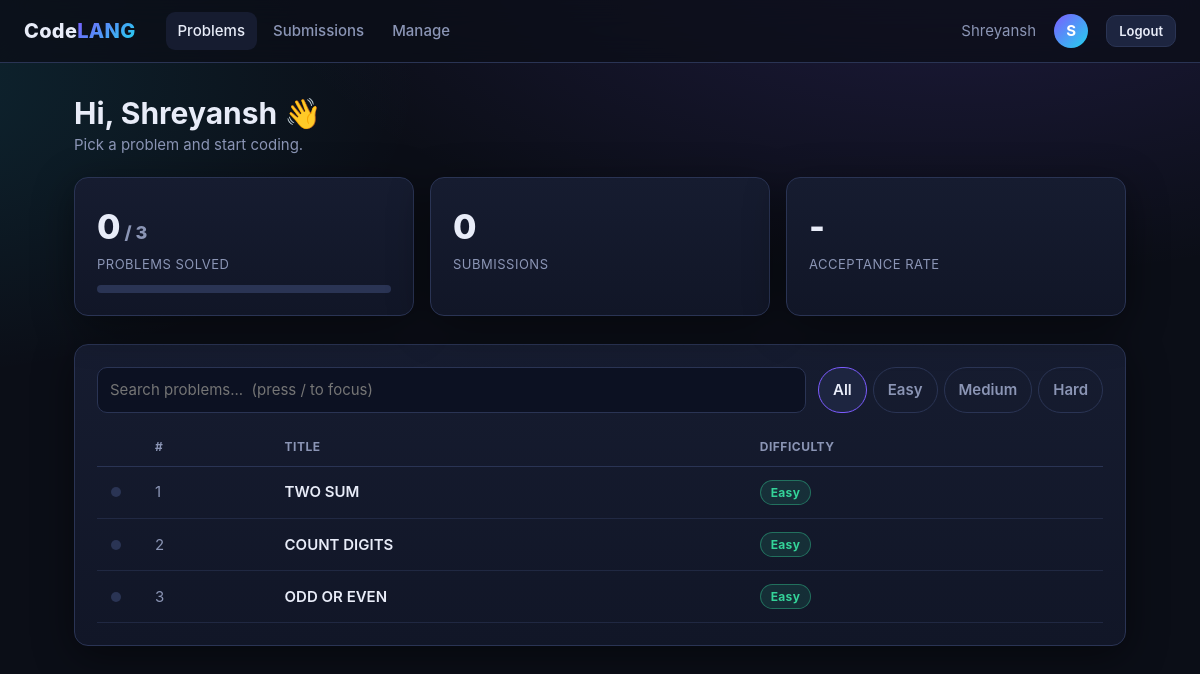
/home/ (signed in), run on an earlier commit of the app's database.
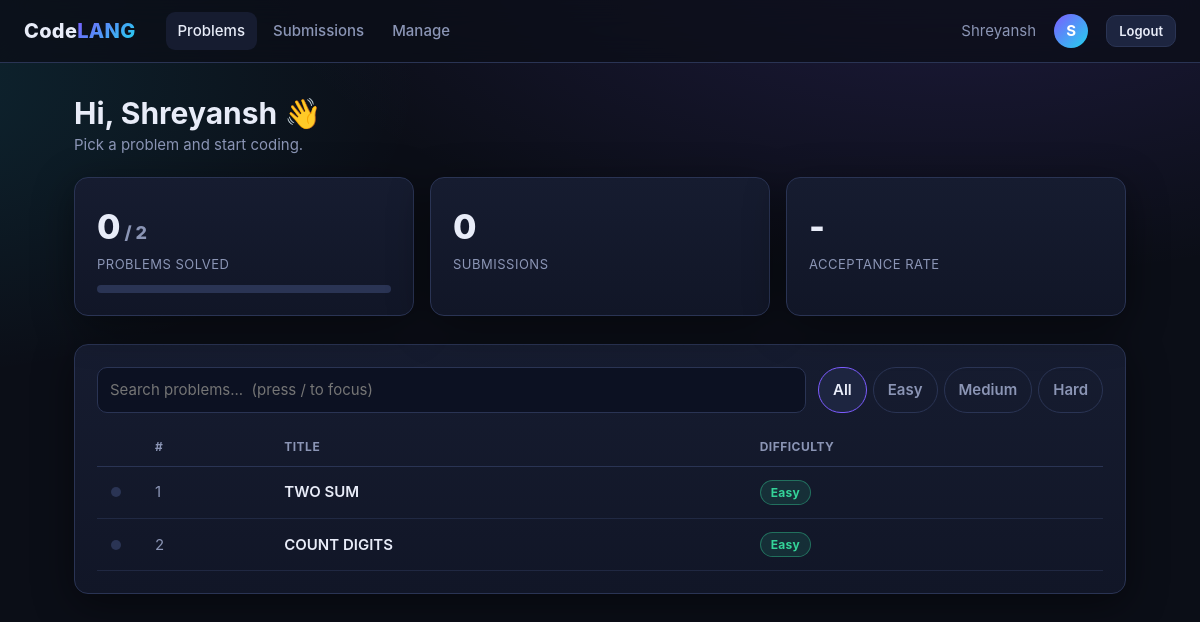
And on a later commit of the database.
### home/models.py (models this page shows, shortened)
class problem(models.Model):
    Name=models.CharField(max_length=400)
    level=models.CharField(max_length=50)
    desc=models.CharField(max_length=1000)
    examples=models.TextField(null=True,blank=True)
    input_constraints=models.TextField(null=True,blank=True)
    output_constraints=models.TextField(null=True,blank=True)
    constraint=models.TextField(null=True,blank=True)
    output_const=models.TextField(null=True,blank=True)

### home/views.py (the view)
# urls.py: path('', start, name="home-start"),
@login_required
def start(request):
    all_problems = list(problem.objects.all())
    subs = Submission.objects.filter(user=request.user)
    solved_ids = set(subs.filter(verdict=judge.AC).values_list("problem_id", flat=True))
    attempted_ids = set(subs.values_list("problem_id", flat=True))
    for p in all_problems:
        p.level_class = (p.level or "").strip().lower()
        p.status = "solved" if p.id in solved_ids else "attempted" if p.id in attempted_ids else "todo"
    total_subs = subs.count()
    context = {
        "username": request.user.username,
        "all_problems": all_problems,
        "solved_count": len(solved_ids),
        "total_problems": len(all_problems),
        "total_subs": total_subs,
        "accepted_subs": subs.filter(verdict=judge.AC).count(),
        "recent": subs.select_related("problem")[:5],
    }
    return render(request, "start.html", context)

### home/templates/start.html (shortened to what this page needs)
{% extends "base.html" %}
{% block content %}
<main class="page">
  <div class="row between" style="margin-bottom:20px">
    <div><h1 style="margin:0">Hi, {{ username }} 👋</h1><div class="muted">Pick a problem and start coding.</div></div>
  </div>
  <section class="grid stats" style="margin-bottom:28px">
    <div class="card stat">
      <div class="num">{{ solved_count }}<span class="muted" style="font-size:18px"> / {{ total_problems }}</span></div>
      <div class="lbl">Problems solved</div>
      <div class="progress"><i style="width:{% if total_problems %}{% widthratio solved_count total_problems 100 %}{% else %}0{% endif %}%"></i></div>
    </div>
    <div class="card stat"><div class="num">{{ total_subs }}</div><div class="lbl">Submissions</div></div>
    <div class="card stat"><div class="num">{% if total_subs %}{% widthratio accepted_subs total_subs 100 %}%{% else %}-{% endif %}</div><div class="lbl">Acceptance rate</div></div>
  </section>
  <section class="card">
    <div class="toolbar">
      <input type="search" id="search" placeholder="Search problems...  (press / to focus)">
      <div class="pills" id="levels">
        <button class="pill on" data-level="">All</button>
        <button class="pill" data-level="easy">Easy</button>
        <button class="pill" data-level="medium">Medium</button>
        <button class="pill" data-level="hard">Hard</button>
      </div>
    </div>
    <table class="table" id="problems">
      <thead><tr><th style="width:44px"></th><th>#</th><th>Title</th><th>Difficulty</th></tr></thead>
      <tbody>
      {% for p in all_problems %}
        <tr data-name="{{ p.Name|lower }}" data-level="{{ p.level_class }}">
          <td><span class="status-dot {{ p.status }}" title="{{ p.status }}"></span></td>
          <td class="muted">{{ forloop.counter }}</td>
          <td><a class="title" href="{% url 'problem-details' p.id %}">{{ p.Name }}</a></td>
          <td><span class="badge {{ p.level_class }}">{{ p.level|title }}</span></td>
        </tr>
      {% empty %}
        <tr><td colspan="4" class="empty">No problems yet.</td></tr>
      {% endfor %}
      </tbody>
    </table>
  </section>
</main>
{% endblock %}

What changed in the data, as far as the page shows it:
removed problem: Name "ODD OR EVEN", level "Easy"
Also different on the page:
{{ total_problems }}: "3" → "2"
